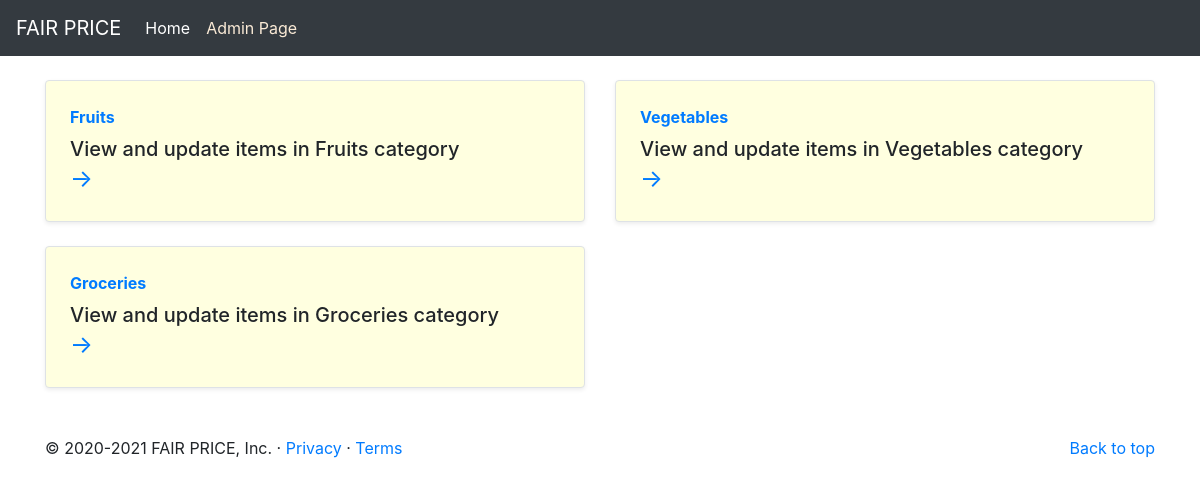
The app's page /markets/categories/1 with its own data.
### markets/models.py (models this page shows, shortened)
class Categories(models.Model):
    category_name = models.CharField(max_length=200)
    market = models.ForeignKey(Markets, on_delete=models.CASCADE)
    class Meta:
        db_table = 'categories'

### markets/views.py (the view)
# urls.py: path('categories/<int:market_id>', views.categories, name='categories'),
def categories(request, market_id):
    categories = Categories.objects.filter(market_id=market_id)
    return render(request, 'markets/categories.html', {"categories": categories})

### templates/markets/categories.html (shortened to what this page needs)
{% extends 'base.html' %}
{% block content %}
<div class="row mb-2">
    {% if categories %}
    {% for c in categories %}
    <div class="col-md-6">
        <div
            class="row no-gutters border rounded overflow-hidden flex-md-row mb-4 shadow-sm h-md-250 position-relative categories-card">
            <div class="col p-4 d-flex flex-column position-static">
                <strong class="d-inline-block mb-2 text-primary">{{ c.category_name }}</strong>
                <h5 class="mb-0">View and update items in {{ c.category_name }} category</h5>
                <a href="{% url 'markets:items' c.id %}" class="stretched-link arrow">→</a>
            </div>
        </div>
    </div>
    {% endfor %}
    {% else %}
    <p>No categories available for this market!</p>
    {% endif %}
</div>
{% endblock %}

### static/css/custom.css (style rules this page uses)
.categories-card { background-color: hsl(60, 100%, 94%); }
.arrow { font-size: x-large; }

### records on screen
Categories: category_name "Fruits"
Categories: category_name "Vegetables"
Categories: category_name "Groceries"
